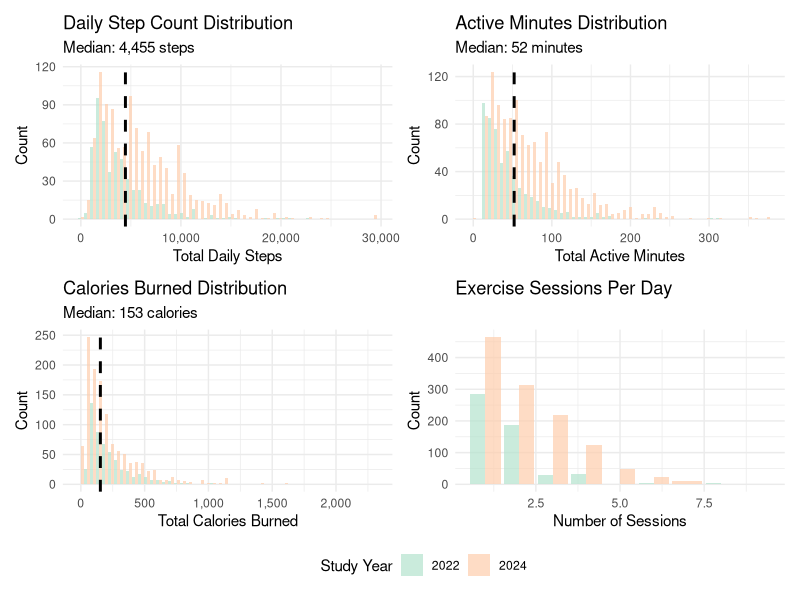
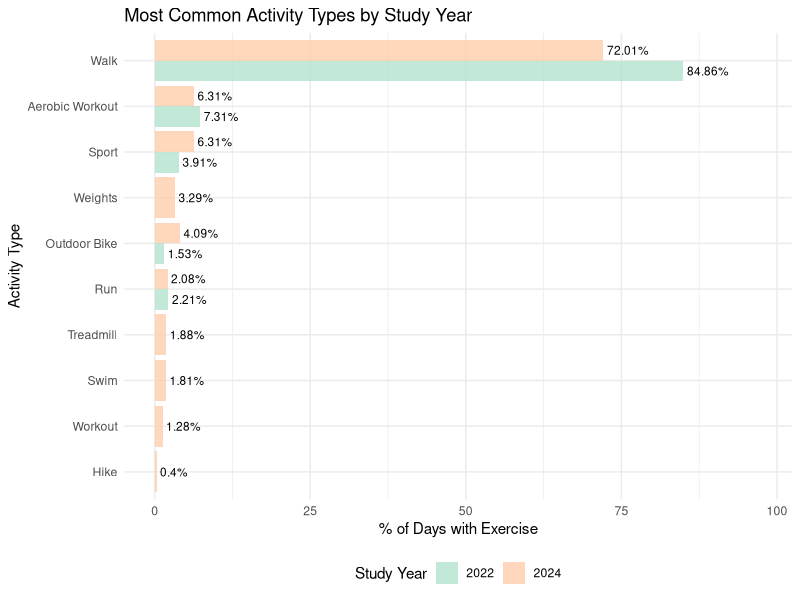
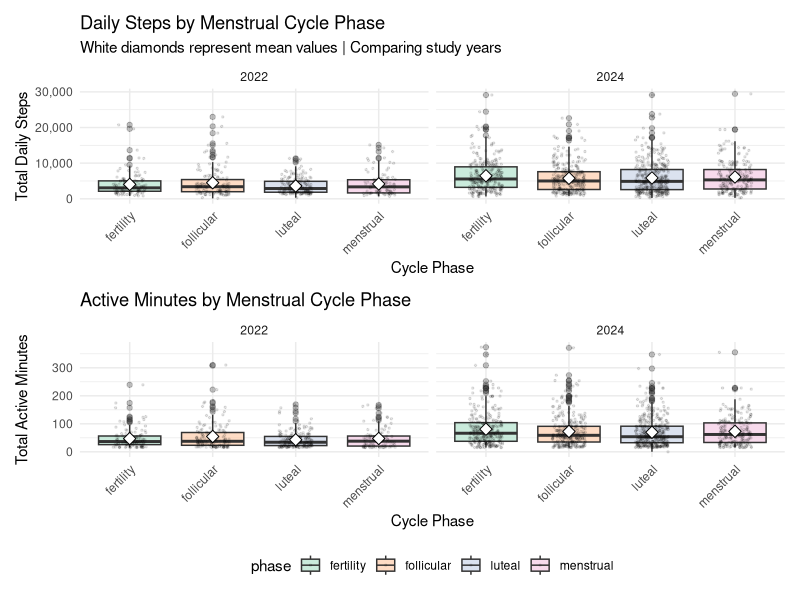
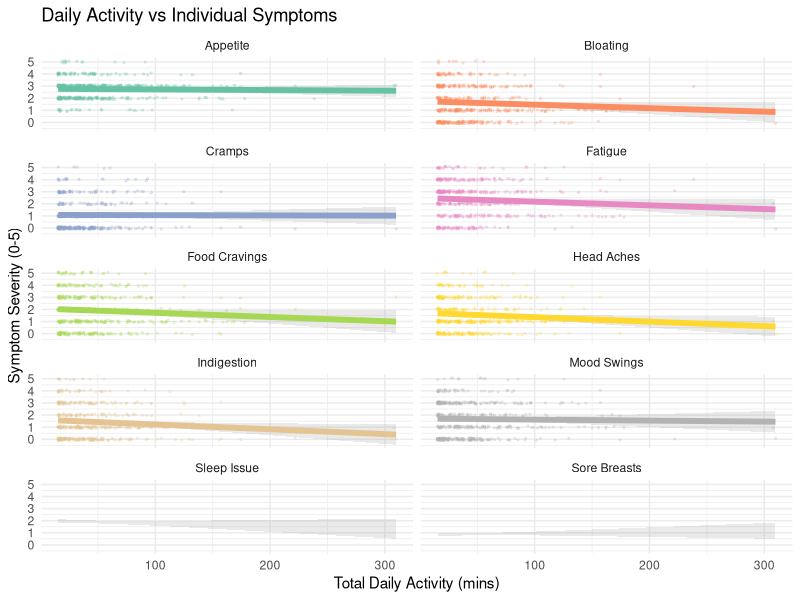
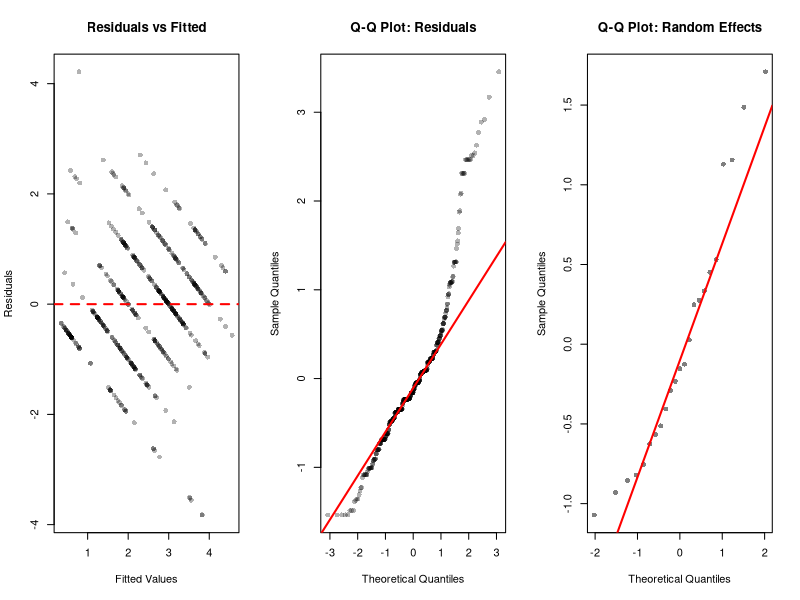

Write the R code that produced these figures, in order.
## ---- chunk 1
# Loading libraries
library(tidyverse)
library(lme4)
library(lmerTest)
library(broom.mixed)
library(knitr)
library(kableExtra)
library(patchwork)
library(scales)

# Setting plot theme
theme_set(theme_minimal() + theme(legend.position = "bottom"))
options(
  ggplot2.discrete.colour = function(...) scale_colour_brewer(..., palette = "Pastel2"),
  ggplot2.discrete.fill   = function(...) scale_fill_brewer(..., palette = "Pastel2"),

  ggplot2.continuous.colour = function(...) scale_colour_distiller(..., palette = "PuRd"),
  ggplot2.continuous.fill   = function(...) scale_fill_distiller(..., palette = "PuRd")
)
## ---- chunk 2
# Outlier check: Identifying and viewing extreme observations
extreme_obs = read.csv("./clean_data/all_daily_data.csv") |> 
  distinct(id, study_interval, day_in_study, .keep_all = TRUE) |> 
  filter(total_steps >= 50000 | # unlikely to complete more than 50000 steps a day
         total_active_min >= 1440 | # cannot have active exercise minutes for more than 24 hours
         total_calories >= 10000) |> # unlikely to burn more than 10000 calories in a day
  select(id, study_interval, day_in_study, 
         total_steps, total_active_min, total_calories) |> 
  arrange(desc(total_steps))

# Displaying extreme observations
  kable(extreme_obs,
        caption = "Outliers with Extreme Values",
        col.names = c("ID", "Year", "Day", "Steps", "Active Min", 
                     "Calories")) |> 
  kable_styling(bootstrap_options = c("striped", "hover"))
## ---- chunk 3
# Loading data
all_daily_data = read.csv("./clean_data/all_daily_data.csv") |> 
  distinct(id, study_interval, day_in_study, .keep_all = TRUE)

# Exercise descriptives
overall_desc = all_daily_data |> 
  summarise(
    Variable = c("Daily Steps", "Active Minutes/Day", "Calories Burned", 
                 "Exercise Sessions/Day", "Days with Activity (%)"),
    Mean = round(c(mean(total_steps, na.rm = TRUE),
                   mean(total_active_min, na.rm = TRUE),
                   mean(total_calories, na.rm = TRUE),
                   mean(n_sessions, na.rm = TRUE),
                   NA), 2),
    SD = round(c(sd(total_steps, na.rm = TRUE),
                 sd(total_active_min, na.rm = TRUE),
                 sd(total_calories, na.rm = TRUE),
                 sd(n_sessions, na.rm = TRUE),
                 NA), 2),
    Median = round(c(median(total_steps, na.rm = TRUE),
                     median(total_active_min, na.rm = TRUE),
                     median(total_calories, na.rm = TRUE),
                     median(n_sessions, na.rm = TRUE),
                     NA), 2),
    IQR = round(c(IQR(total_steps, na.rm = TRUE),
                  IQR(total_active_min, na.rm = TRUE),
                  IQR(total_calories, na.rm = TRUE),
                  IQR(n_sessions, na.rm = TRUE),
                  NA), 2),
    Percent = round(c(NA, NA, NA, NA,
                      mean(exercised_flag > 0, na.rm = TRUE) * 100), 2)
  )

# Displaying table (and making NAs blank)
overall_desc |> 
  mutate(across(where(is.numeric), ~ifelse(is.na(.), "", .))) |> 
  kable(caption = "Descriptive Statistics: Exercise Metrics",
        align = c("l", "r", "r", "r", "r", "r")) %>%
  kable_styling(bootstrap_options = c("striped", "hover"), full_width = FALSE)
## ---- chunk 4
# Comparison by study year
year_comp = all_daily_data |> 
  group_by(study_interval) |> 
  summarise(
    `N Days` = n(),
    `N Participants` = n_distinct(id),
    `Mean Steps` = round(mean(total_steps, na.rm = TRUE), 2),
    `SD Steps` = round(sd(total_steps, na.rm = TRUE), 2),
    `Mean Active Min` = round(mean(total_active_min, na.rm = TRUE), 2),
    `SD Active Min` = round(sd(total_active_min, na.rm = TRUE), 2),
    `% Days Active` = round(mean(exercised_flag, na.rm = TRUE) * 100, 2)
  ) |> 
  rename(Year = study_interval)

kable(year_comp,
      caption = "Descriptive Statistics: Exercise Metrics by Study Year",
      align = c("c", rep("r", 7))) %>%
  kable_styling(bootstrap_options = c("striped", "hover"), full_width = FALSE)
## ---- chunk 5
# Symptom descriptives
symptom_desc = all_daily_data |> 
  summarise(
    across(c(appetite_score, headaches_score, cramps_score, sorebreasts_score, fatigue_score, sleepissue_score, moodswing_score, foodcravings_score, indigestion_score, bloating_score),
           list(mean = ~mean(.x, na.rm = TRUE),
                sd = ~sd(.x, na.rm = TRUE),
                median = ~median(.x, na.rm = TRUE)),
           .names = "{.col}_{.fn}")
  ) |> 
  pivot_longer(everything(),
               names_to = c("symptom", ".value"),
               names_pattern = "(.+)_score_(.+)") |> 
  mutate(
    symptom = str_to_title(str_replace_all(symptom, "_", " ")),
    across(where(is.numeric), ~round(.x, 2))
  ) |> 
  # Alphabetical order
  arrange(symptom)

kable(symptom_desc,
      col.names = c("Symptom", "Mean", "SD", "Median"),
      caption = "Descriptive Statistics: Symptom Severity (Scale: 0 = None, 5 = Very High)",
      align = c("l", "r", "r", "r")) %>%
  kable_styling(bootstrap_options = c("striped", "hover"), full_width = FALSE)
## ---- chunk 6

exercise_analysis = all_daily_data

# Distribution of daily step count
p1 = ggplot(exercise_analysis |> filter(total_steps > 0, total_steps < 50000), 
             aes(x = total_steps, fill = factor(study_interval))) +
  geom_histogram(bins = 50, alpha = 0.7, position = "dodge") +
  geom_vline(xintercept = median(exercise_analysis$total_steps[exercise_analysis$total_steps > 0], na.rm = TRUE),
             linetype = "dashed", color = "black", linewidth = 1) +
  labs(title = "Daily Step Count Distribution",
       subtitle = paste("Median:", 
                       scales::comma(round(median(exercise_analysis$total_steps[exercise_analysis$total_steps > 0], na.rm = TRUE))), 
                       "steps"),
       x = "Total Daily Steps",
       y = "Count",
       fill = "Study Year") +
  scale_x_continuous(labels = scales::comma)

# Active minutes distribution
p2 = ggplot(exercise_analysis |> filter(total_active_min > 0), 
             aes(x = total_active_min, fill = factor(study_interval))) +
  geom_histogram(bins = 50, alpha = 0.7, position = "dodge") +
  geom_vline(xintercept = median(exercise_analysis$total_active_min[exercise_analysis$total_active_min > 0], na.rm = TRUE),
             linetype = "dashed", color = "black", linewidth = 1) +
  labs(title = "Active Minutes Distribution",
       subtitle = paste("Median:", 
                       round(median(exercise_analysis$total_active_min[exercise_analysis$total_active_min > 0], na.rm = TRUE), 1), 
                       "minutes"),
       x = "Total Active Minutes",
       y = "Count",
       fill = "Study Year")

# Calories Burned Distribution
p3 = ggplot(exercise_analysis |> filter(total_calories > 0), 
             aes(x = total_calories, fill = factor(study_interval))) +
  geom_histogram(bins = 50, alpha = 0.7, position = "dodge") +
  geom_vline(xintercept = median(exercise_analysis$total_calories[exercise_analysis$total_calories > 0], na.rm = TRUE),
             linetype = "dashed", color = "black", linewidth = 1) +
  labs(title = "Calories Burned Distribution",
       subtitle = paste("Median:", 
                       scales::comma(round(median(exercise_analysis$total_calories[exercise_analysis$total_calories > 0], na.rm = TRUE))), 
                       "calories"),
       x = "Total Calories Burned",
       y = "Count",
       fill = "Study Year") +
  scale_x_continuous(labels = scales::comma)

# Exercise Sessions Per Day
p4 = ggplot(exercise_analysis |> filter(n_sessions > 0), 
             aes(x = n_sessions, fill = factor(study_interval))) +
  geom_bar(alpha = 0.7, position = "dodge") +
  labs(title = "Exercise Sessions Per Day",
       x = "Number of Sessions",
       y = "Count",
       fill = "Study Year")

(p1 + p2) / (p3 + p4) + 
  plot_layout(guides = "collect")

## ---- chunk 7
# Preparing activity types data
activities_long = exercise_analysis |> 
  filter(!is.na(activity_types), activity_types != "", activity_types != "NA") |> 
  select(id, study_interval, day_in_study, activity_types) |> 
  mutate(
    activity_types = str_replace_all(activity_types, "\\n", ","),
    activity_types = str_replace_all(activity_types, "\"", "")
  ) |> 
  separate_rows(activity_types, sep = ",") |> 
  mutate(
    activity_types = str_trim(activity_types),
    activity_types = str_to_title(activity_types)
  ) |> 
  filter(activity_types != "", activity_types != "Na")

# Counting activities by year
activity_counts = activities_long |> 
  group_by(study_interval, activity_types) |> 
  summarise(n_days = n(), .groups = "drop") |> 
  group_by(study_interval) |> 
  mutate(pct = n_days / sum(n_days) * 100) |> 
  ungroup()

# Getting top 10 activities
top_activities = activity_counts |> 
  group_by(activity_types) |> 
  summarise(total = sum(n_days)) |> 
  arrange(desc(total)) |> 
  slice(1:10) |> 
  pull(activity_types)

activity_counts_top = activity_counts |> 
  filter(activity_types %in% top_activities)

# Plot: Top 10 activities by year
p1 = ggplot(activity_counts_top, 
             aes(x = reorder(activity_types, pct), y = pct, 
                 fill = factor(study_interval))) +
  geom_col(position = "dodge", alpha = 0.8) +
  geom_text(aes(label = paste0(round(pct, 2), "%")),
            position = position_dodge(width = 0.9),
            hjust = -0.1,
            size = 3) +
  coord_flip() +
  labs(title = "Most Common Activity Types by Study Year",
       x = "Activity Type",
       y = "% of Days with Exercise",
       fill = "Study Year") +
  theme_minimal() +
  theme(legend.position = "bottom") +
  expand_limits(y = max(activity_counts_top$pct) * 1.15)

p1
## ---- chunk 8

p1 = ggplot(exercise_analysis |> filter(!is.na(phase), total_steps > 0, total_steps < 50000), 
             aes(x = phase, y = total_steps, fill = phase)) +
  geom_boxplot(alpha = 0.7, outlier.alpha = 0.3) +
  geom_jitter(width = 0.2, alpha = 0.1, size = 0.5) +
  stat_summary(fun = mean, geom = "point", shape = 23, size = 3, fill = "white") +
  facet_wrap(~study_interval, ncol = 2) +  # Side by side
  labs(title = "Daily Steps by Menstrual Cycle Phase",
       subtitle = "White diamonds represent mean values | Comparing study years",
       x = "Cycle Phase",
       y = "Total Daily Steps") +
  scale_y_continuous(labels = comma) +
  theme(legend.position = "bottom",
        axis.text.x = element_text(angle = 45, hjust = 1))

p2 = ggplot(exercise_analysis |> filter(!is.na(phase), total_active_min > 0), 
             aes(x = phase, y = total_active_min, fill = phase)) +
  geom_boxplot(alpha = 0.7, outlier.alpha = 0.3) +
  geom_jitter(width = 0.2, alpha = 0.1, size = 0.5) +
  stat_summary(fun = mean, geom = "point", shape = 23, size = 3, fill = "white") +
  facet_wrap(~study_interval, ncol = 2) +
  labs(title = "Active Minutes by Menstrual Cycle Phase",
       x = "Cycle Phase",
       y = "Total Active Minutes") +
  theme(legend.position = "bottom",
        axis.text.x = element_text(angle = 45, hjust = 1))

p1 / p2 + plot_layout(guides = "collect")
## ---- chunk 9
symptoms_long = exercise_analysis |> 
  filter(total_active_min > 0) |> 
  select(id, total_active_min, appetite_score, headaches_score, sorebreasts_score, sleepissue_score, cramps_score, fatigue_score, 
         headaches_score, moodswing_score, foodcravings_score, indigestion_score, bloating_score) |> 
  pivot_longer(cols = ends_with("_score"), 
               names_to = "symptom", 
               values_to = "severity") |> 
  filter(!is.na(severity)) |> 
  mutate(symptom = case_when(
    symptom == "appetite_score" ~ "Appetite",
    symptom == "headaches_score" ~"Head Aches",
    symptom == "sorebreasts_score" ~ "Sore Breasts",
    symptom == "sleepissue_score" ~ "Sleep Issue",
    symptom == "cramps_score" ~ "Cramps",
    symptom == "fatigue_score" ~ "Fatigue",
    symptom == "headaches_score" ~ "Headaches",
    symptom == "moodswing_score" ~ "Mood Swings",
    symptom == "foodcravings_score" ~ "Food Cravings",
    symptom == "indigestion_score" ~ "Indigestion",
    symptom == "bloating_score" ~ "Bloating"
  ))

p4 = ggplot(symptoms_long, 
             aes(x = total_active_min, y = severity, color = symptom)) +
  geom_jitter(alpha = 0.2, size = 0.5, height = 0.1) +
  geom_smooth(method = "lm", se = TRUE, linewidth = 2.0, alpha = 0.2) +
  facet_wrap(~symptom, ncol = 2) +
  labs(title = "Daily Activity vs Individual Symptoms",
       x = "Total Daily Activity (mins)",
       y = "Symptom Severity (0-5)") +
  scale_x_continuous(labels = comma) +
  scale_y_continuous(breaks = 0:5) +
  theme(legend.position = "none") +
  scale_color_brewer(palette = "Set2")

p4
## ---- chunk 10
# Model 1: Exercise → cramps
model_cramps = lmer(cramps_score ~ total_active_min + phase + (1|id), 
                     data = exercise_analysis,
                     REML = FALSE)
summary(model_cramps)

# Model 2: Exercise → fatigue
model_fatigue = lmer(fatigue_score ~ total_active_min + phase + (1|id), 
                     data = exercise_analysis,
                     REML = FALSE)
summary(model_fatigue)

# Model 3: Exercise → headaches
model_headaches = lmer(headaches_score ~ total_active_min + phase + (1|id), 
                     data = exercise_analysis,
                     REML = FALSE)
summary(model_headaches)

# Model 4: Exercise → mood swings
model_mood = lmer(moodswing_score ~ total_active_min + phase + (1|id), 
                     data = exercise_analysis,
                     REML = FALSE)
summary(model_mood)

# Model 5: Exercise → sleep issues
model_sleep = lmer(sleepissue_score ~ total_active_min + phase + (1|id), 
                     data = exercise_analysis,
                     REML = FALSE)
summary(model_sleep)

# Model 6: Exercise → bloating
model_bloating = lmer(bloating_score ~ total_active_min + phase + (1|id), 
                     data = exercise_analysis,
                     REML = FALSE)
summary(model_bloating)

# Model 7: Exercise → appetite
model_appetite = lmer(appetite_score ~ total_active_min + phase + (1|id), 
                     data = exercise_analysis,
                     REML = FALSE)
summary(model_appetite)

# Model 8: Exercise → sore breasts
model_sorebreasts = lmer(sorebreasts_score ~ total_active_min + phase + (1|id), 
                     data = exercise_analysis,
                     REML = FALSE)
summary(model_sorebreasts)

# Model 9: Exercise → food cravings
model_foodcravings = lmer(foodcravings_score ~ total_active_min + phase + (1|id), 
                     data = exercise_analysis,
                     REML = FALSE)
summary(model_foodcravings)

# Model 10: Exercise → indigestion
model_indigestion = lmer(indigestion_score ~ total_active_min + phase + (1|id), 
                     data = exercise_analysis,
                     REML = FALSE)
summary(model_indigestion)

## ---- chunk 11
# Extracting coefficients for exercise effect
results_summary = bind_rows(
  tidy(model_cramps, effects = "fixed") %>% mutate(outcome = "Cramps"),
  tidy(model_fatigue, effects = "fixed") %>% mutate(outcome = "Fatigue"),
  tidy(model_headaches, effects = "fixed") %>% mutate(outcome = "Head Aches"),
  tidy(model_mood, effects = "fixed") %>% mutate(outcome = "Mood Swings"),
  tidy(model_sleep, effects = "fixed") %>% mutate(outcome = "Sleep Issues"),
  tidy(model_bloating, effects = "fixed") %>% mutate(outcome = "Bloating"),
  tidy(model_appetite, effects = "fixed") %>% mutate(outcome = "Appetite"),
  tidy(model_indigestion, effects = "fixed") %>% mutate(outcome = "Indigestion"),
  tidy(model_sorebreasts, effects = "fixed") %>% mutate(outcome = "Sore Breasts"),
  tidy(model_foodcravings, effects = "fixed") %>% mutate(outcome = "Food Cravings")
) %>%
  filter(term == "total_active_min") %>%
  select(outcome, estimate, std.error, statistic, p.value) %>%
  arrange(outcome) %>%
  mutate(
    significant = ifelse(p.value < 0.05, "Yes", "No"),
    across(c(estimate, std.error, statistic), ~round(.x, 4)),
    p.value = format.pval(p.value, digits = 3, eps = 0.001)
  )

kable(results_summary,
      col.names = c("Symptom", "Estimate", "SE", "t-statistic", "p-value", "Significant"),
      caption = "Effect of Daily Active Minutes on Symptom Severity",
      align = c("l", "r", "r", "r", "r", "c")) %>%
  kable_styling(bootstrap_options = c("striped", "hover"), full_width = FALSE)
## ---- chunk 12

# Three essential plots
par(mfrow = c(1, 3))

# 1. Residuals vs Fitted (linearity + homoscedasticity)
plot(fitted(model_fatigue), resid(model_fatigue),
     xlab = "Fitted Values", ylab = "Residuals",
     main = "Residuals vs Fitted",
     pch = 16, col = rgb(0, 0, 0, 0.3))
abline(h = 0, col = "red", lty = 2, lwd = 2)

# 2. Q-Q Plot (normality of residuals)
qqnorm(resid(model_cramps), main = "Q-Q Plot: Residuals",
       pch = 16, col = rgb(0, 0, 0, 0.3))
qqline(resid(model_cramps), col = "red", lwd = 2)

# 3. Q-Q Plot (normality of random effects)
qqnorm(ranef(model_cramps)$id[,1], main = "Q-Q Plot: Random Effects",
       pch = 16, col = rgb(0, 0, 0, 0.5))
qqline(ranef(model_cramps)$id[,1], col = "red", lwd = 2)

par(mfrow = c(1, 1))
